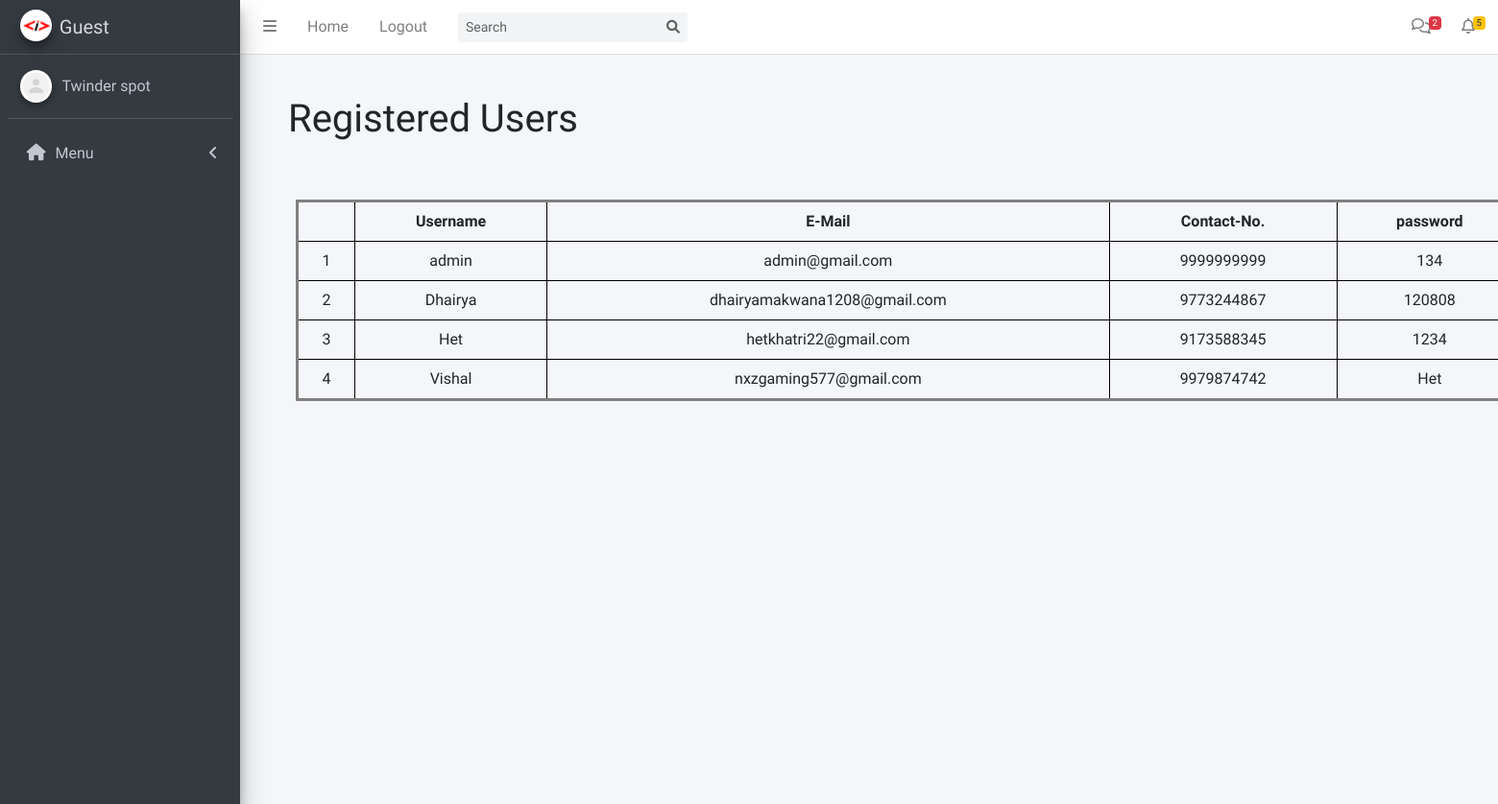
/admin/admin_user.php, run on the app's committed database.
### tables this page shows
CREATE TABLE `user_signup` (
  `id` int(255) NOT NULL,
  `username` varchar(255) NOT NULL,
  `email` varchar(255) NOT NULL,
  `contactno` varchar(255) NOT NULL,
  `password` varchar(255) NOT NULL,
  `resettoken` varchar(255) DEFAULT NULL,
  `resettokenexpire` date DEFAULT NULL
);

### admin/admin_user.php (the view, shortened to what this page needs)
<!DOCTYPE html>
<html lang="en">
<head>
  <link rel="stylesheet" href="../css/admin_project.css">
  <link rel="stylesheet" href="../src/css/adminlte.min.css">
  <link rel="stylesheet" href="https://cdnjs.cloudflare.com/ajax/libs/font-awesome/5.15.4/css/all.min.css">
</head>
<body class="hold-transition sidebar-mini">
  <div class="wrapper">
    <?php include 'admin_header.php' ?>
    <div class="content-wrapper">
    <h1 class="head">Registered Users</h1>
    <?php
     $sql = "select * from user_signup";
     $result = $connection->query($sql);
     ?>
      <table class="project">
        <tr>
            <th> </th>
            <th>Username</th>
            <th>E-Mail</th>
            <th>Contact-No.</th>
            <th>password</th>
        </tr>
        <?php
    if ($result->num_rows > 0)
    {
        while ($row = $result->fetch_assoc()) {
          echo "<tr>
          <td>" . $row["id"] . "</td>
          <td>" . $row["username"] . "</td>
          <td>" . $row["email"] . "</td>
          <td>" . $row["contactno"] . "</td>
          <td>" . $row["password"] . "</td>
          </tr>";
        }
    }
    else
    {
        echo "<tr><td colspan='4'>No records found</td></tr>";
      }
      ?>
      </table>
    </div>
  </div>
</body>
</html>

### css/admin_project.css (style rules this page uses)
.head { position: absolute; left: 300px; top: 100px; }
.project { top: 200px; position: absolute; left: 300px; border: 3px solid grey; margin: 0.5rem; width: 160vh; text-align: center; }
th, td { border: 1px solid #000; padding: 0.5rem; }

### data on the page
user_signup: id "1", username "admin", email "admin@gmail.com", contactno "9999999999", password "134"
user_signup: id "2", username "Dhairya", email "dhairyamakwana1208@gmail.com", contactno "9773244867", password "120808"
user_signup: id "3", username "Het", email "hetkhatri22@gmail.com", contactno "9173588345", password "1234"
user_signup: id "4", username "Vishal", email "nxzgaming577@gmail.com", contactno "9979874742", password "Het"

### other printed values
$username "Guest"
$menuItem['menuTitle'] "Menu"
